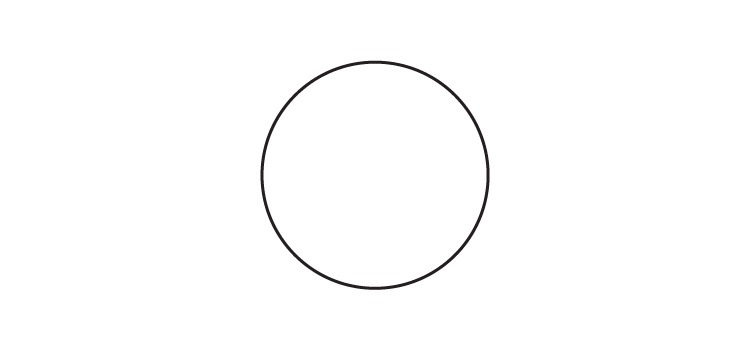
#> input picture images/simple_circle.jpeg, 751 x 351 px
$ jupyter execute --allow-errors Computer_Vision_Final_Project.ipynb   (older library calls are emulated)
#> lines starting #> are read from the running program, lines starting #| are printed output that depends on the picture; after the words box and inside, x2 and y2 are one past the last pixel; in counts of white or black regions, pixels touching at a corner belong together
**More Naiive but improved algorithm**

[cell 1]
from sklearn.neighbors import KNeighborsClassifier
from sklearn.model_selection import train_test_split
from sklearn.metrics import classification_report, confusion_matrix
import os
import cv2
import numpy as np
import tensorflow as tf
from tensorflow.keras.models import Sequential
from tensorflow.keras.layers import Dense, Flatten
from tensorflow.keras.utils import to_categorical

def load_and_convert_image(image_path):
    image = cv2.imread(image_path)
    if image is None:
        print(f"Error loading image: {image_path}")
        return None, None
    gray_image = cv2.cvtColor(image, cv2.COLOR_BGR2GRAY)
    return image, gray_image


# Edge detection functions
def sobel_edge_detection(gray_image):
    sobel_x = cv2.Sobel(gray_image, cv2.CV_64F, 1, 0, ksize=3)
    sobel_y = cv2.Sobel(gray_image, cv2.CV_64F, 0, 1, ksize=3)
    return cv2.magnitude(sobel_x, sobel_y)

def canny_edge_detection(gray_image, low_threshold=100, high_threshold=200):
    return cv2.Canny(gray_image, low_threshold, high_threshold)

def log_edge_detection(gray_image):
    blurred_image = cv2.GaussianBlur(gray_image, (5, 5), 0)
    return cv2.Laplacian(blurred_image, cv2.CV_64F)

# Contour extraction
def find_contours(edge_image):
    edge_image = cv2.convertScaleAbs(edge_image)
    contours, _ = cv2.findContours(edge_image, cv2.RETR_EXTERNAL, cv2.CHAIN_APPROX_SIMPLE)
    return contours

# Feature extraction from contours
def calculate_shape_features(image, contours):
    features = []
    labels = []  # Placeholder for manual or model-generated labels

    for contour in contours:
        area = cv2.contourArea(contour)
        perimeter = cv2.arcLength(contour, True)
        approx = cv2.approxPolyDP(contour, 0.04 * perimeter, True)
        vertices = len(approx)

        # Pixel count
        mask = np.zeros(image.shape[:2], dtype=np.uint8)
        cv2.drawContours(mask, [contour], -1, 255, thickness=cv2.FILLED)
        pixel_count = cv2.countNonZero(mask)

        features.append([area, perimeter, vertices, pixel_count])
        # Auto-label for testing purposes
        labels.append(auto_label_shape(contour))

    return np.array(features), np.array(labels)

# Auto-label shapes
def auto_label_shape(contour):
    perimeter = cv2.arcLength(contour, True)
    approx = cv2.approxPolyDP(contour, 0.04 * perimeter, True)
    vertices = len(approx)
    area = cv2.contourArea(contour)

    if area < 10 and vertices < 4:
        return 'Unknown'
    if vertices > 5:
        circularity = 4 * np.pi * area / (perimeter ** 2)
        if circularity > 0.8:
            return 'Circle'
    if vertices == 3:
        return 'Triangle'
    if vertices == 4:
        rect = cv2.boundingRect(approx)
        width, height = rect[2], rect[3]
        if 0.9 <= width / height <= 1.1:
            return 'Square'
        return 'Rectangle'
    return 'Polygon'

# Prepare kNN data
def prepare_knn_data(features, labels):
    return np.array(features), np.array(labels)

# Train and evaluate kNN
def train_and_evaluate_knn(features, labels):
    X, y = prepare_knn_data(features, labels)
    X_train, X_test, y_train, y_test = train_test_split(X, y, test_size=0.2, random_state=42)
    knn = KNeighborsClassifier(n_neighbors=3)
    knn.fit(X_train, y_train)
    y_pred = knn.predict(X_test)
    print("Confusion Matrix:")
    print(confusion_matrix(y_test, y_pred))
    print("\nClassification Report:")
    print(classification_report(y_test, y_pred))
    return knn

# Deep Learning Model
def build_and_train_cnn(X_train, y_train, X_test, y_test, num_classes):
    model = Sequential([
        Flatten(input_shape=X_train.shape[1:]),
        Dense(128, activation='relu'),
        Dense(64, activation='relu'),
        Dense(num_classes, activation='softmax')
    ])
    model.compile(optimizer='adam', loss='categorical_crossentropy', metrics=['accuracy'])
    model.fit(X_train, y_train, epochs=10, validation_data=(X_test, y_test))
    return model

# Main function
def main():
    image_paths = ['images/simple_circle.jpeg', 'images/simple_square.webp', 'images/simple_triangle.jpg',
                   'images/simple_yin_and_yang.jpg', 'images/medium_flower.jpg', 'images/medium_miata.jpeg',
                   'images/medium_traffic_lights.jpg', 'images/polar_bear_hard.webp', 'images/city_scape_hard.jpeg',
                   'images/airplane_hard.jpg']

    output_folder = 'final_images'
    os.makedirs(output_folder, exist_ok=True)
    all_features, all_labels = [], []

    for image_path in image_paths:
        image, gray_image = load_and_convert_image(image_path)
#> in load_and_convert_image, image is the input picture: shape (351, 751, 3); mean B, G, R 253.1, 253.1, 253.1
        canny_edges = canny_edge_detection(gray_image)
#> in canny_edge_detection, `return cv2.Canny(gray_image, low_threshold, high_threshold)`:
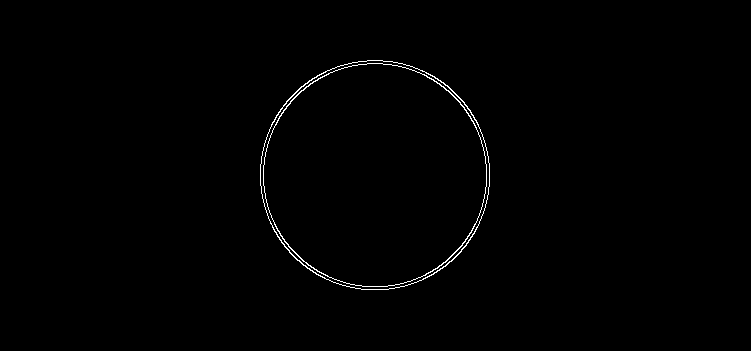
#> returned value: shape (351, 751); 0.62% white in thin lines or dots, all inside (x1, y1, x2, y2) = (260, 60, 490, 290)
        contours = find_contours(canny_edges)
#> in find_contours, `contours, _ = cv2.findContours(edge_image, cv2.RETR_EXTERNAL, cv2.CHAI..`: contours = 1 contour; box (x1, y1, x2, y2) and area: (260, 60, 490, 290) 41347
        features, labels = calculate_shape_features(image, contours)
#> the loop in calculate_shape_features, `for contour in contours:` made 1 pass
#> (pixel_count, circularity in auto_label_shape) on pass 1: (41673, 0.899)
#> after the loop in calculate_shape_features, `for contour in contours:`:
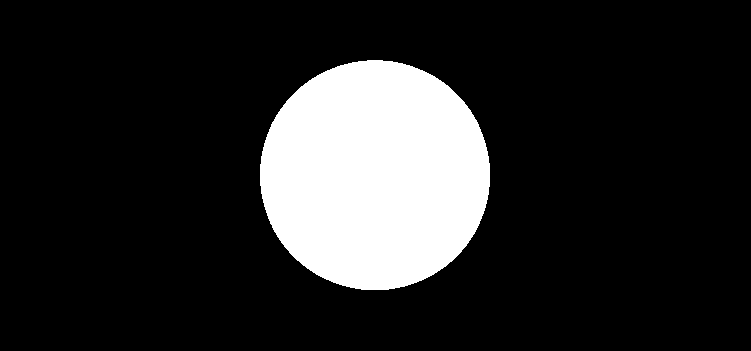
#> mask: shape (351, 751); 15.8% white; 1 white region, box (x1, y1, x2, y2) and area: (260, 60, 490, 290) 41673
#> after the loop in calculate_shape_features, `for contour in contours:`: features = [[41347, 760.2, 8, 41673]]; labels = ['Circle']
#> features = [[41347, 760.2, 8, 41673]]
#> pass 3 of the loop in main, `for image_path in image_paths:`:
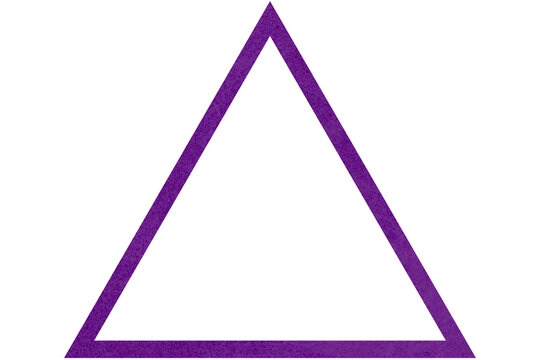
#> input picture images/simple_triangle.jpg, 540 x 360 px
#> in load_and_convert_image, image is the input picture: shape (360, 540, 3); mean B, G, R 242.5, 231.5, 239.4
#> gray_image: shape (360, 540)
#> in canny_edge_detection (call 3), `return cv2.Canny(gray_image, low_threshold, high_threshold)`:
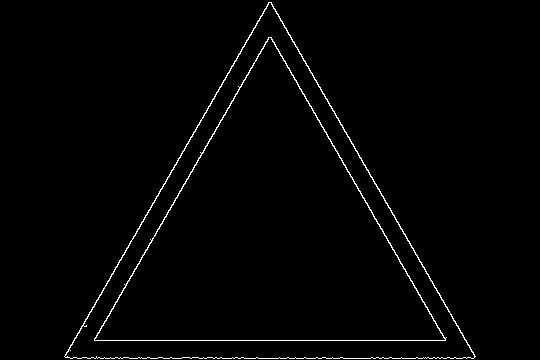
#> returned value: shape (360, 540); 1.5% white in thin lines or dots, all inside (x1, y1, x2, y2) = (64, 2, 476, 359)
#> in find_contours (call 3), `contours, _ = cv2.findContours(edge_image, cv2.RETR_EXTERNAL, cv2.CHAI..`: contours = 1 contour; box (x1, y1, x2, y2) and area: (64, 2, 476, 359) 73778
#> the loop in calculate_shape_features (call 3), `for contour in contours:` made 1 pass
#> pixel_count on pass 1: 74340
#> after the loop in calculate_shape_features (call 3), `for contour in contours:`:
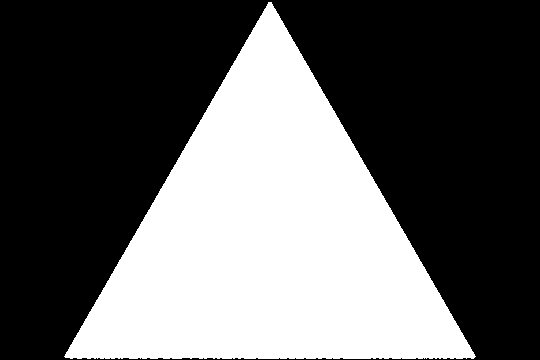
#> mask: shape (360, 540); 38.2% white; 1 white region, box (x1, y1, x2, y2) and area: (64, 2, 476, 359) 74340
#> after the loop in calculate_shape_features (call 3), `for contour in contours:`: features = [[73778, 1333.2, 3, 74340]]; labels = ['Triangle']
#> in main, `features, labels = calculate_shape_features(image, contours)`: features = [[73778, 1333.2, 3, 74340]]
#> the loop made 10 passes; the first 3 are shown
        all_features.extend(features)
        all_labels.extend(labels)

    X, y = np.array(all_features), np.array(all_labels)
    train_and_evaluate_knn(X, y)

    # Deep learning approach
    y_encoded = to_categorical([0 if label == 'Circle' else 1 for label in y])
    X_train, X_test, y_train, y_test = train_test_split(X, y_encoded, test_size=0.2, random_state=42)
    build_and_train_cnn(X_train, y_train, X_test, y_test, num_classes=2)

if __name__ == "__main__":
    main()
#> (the call stopped at in main, `y_encoded = to_categorical([0 if label == 'Circle' else 1 for label in..`: tensorflow is not available in this run)
